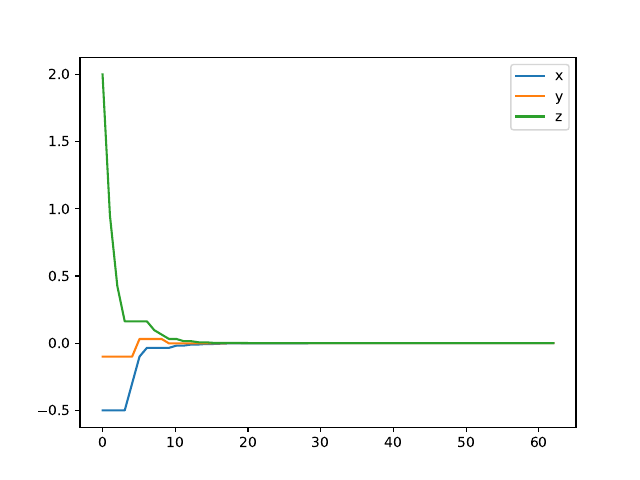

Write the Python code that produced this figure.
import numpy as np 
import matplotlib.pyplot as plt 

x, y , z= np.genfromtxt('intervallHalb.txt', unpack = True)

N = np.linspace(0, len(x), len(x))

plt.plot(N, x, label = "x")
plt.plot(N, y, label = "y")
plt.plot(N, z, label = "z")

plt.legend()
plt.savefig('plotIntervall.pdf')